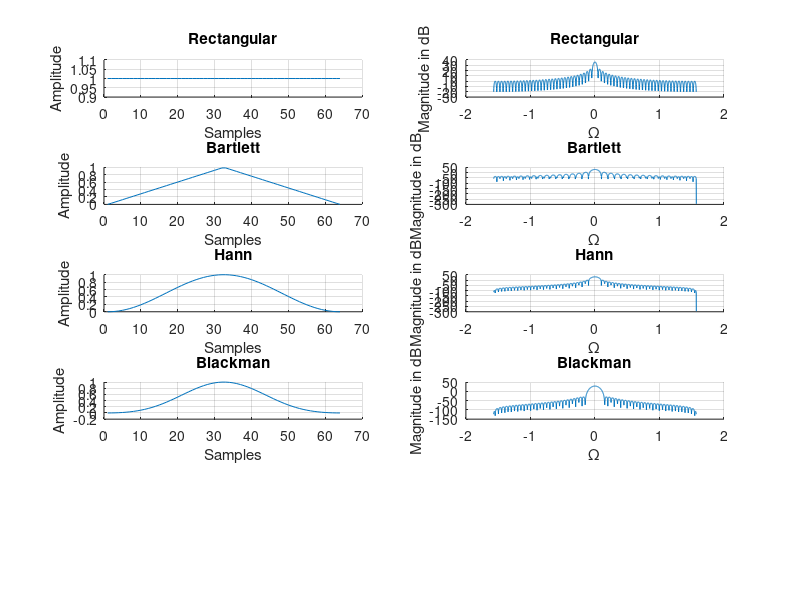
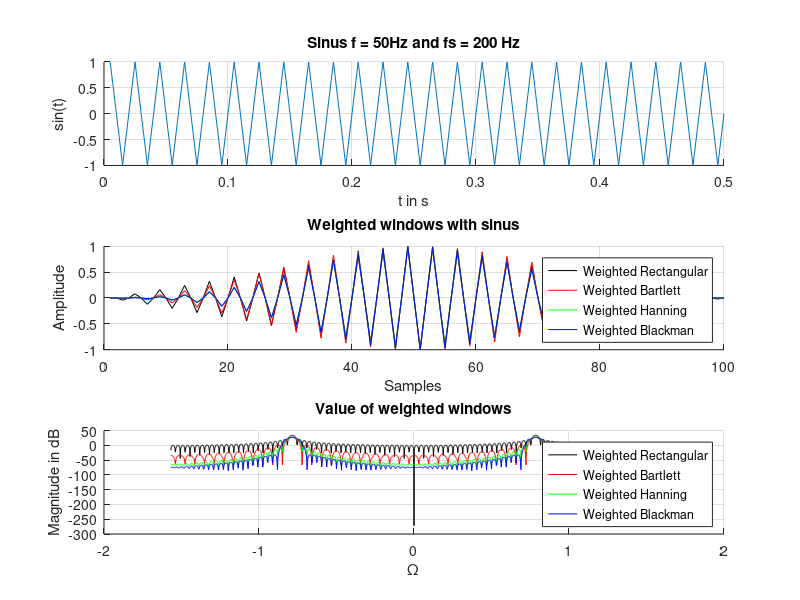
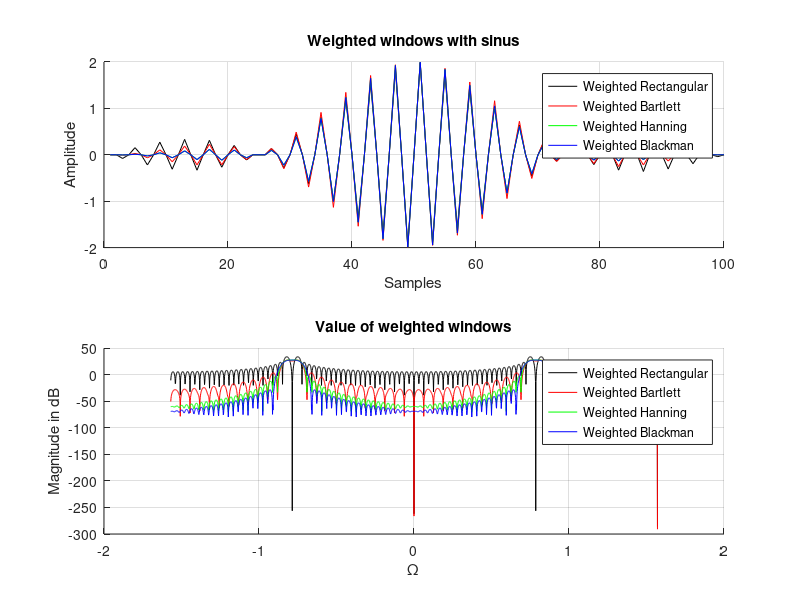
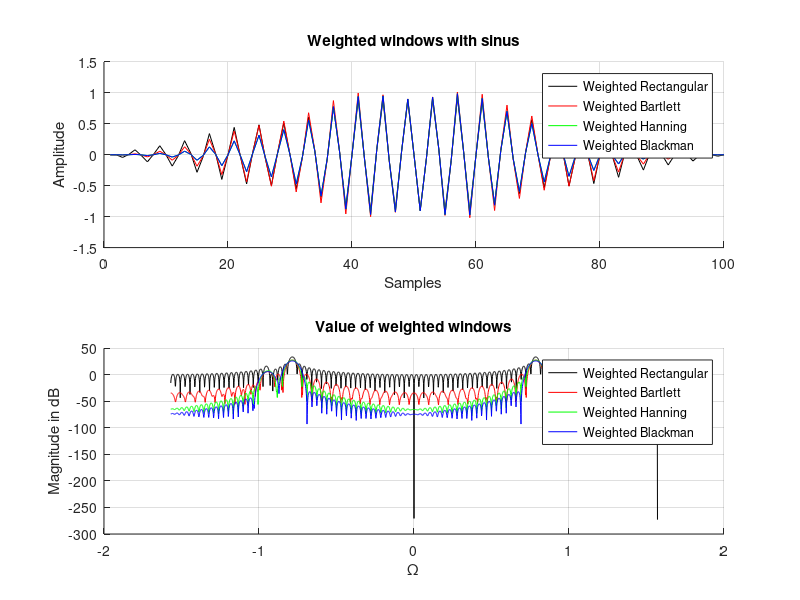

MATLAB code for these plots, in order:
clear
close all
clc 

pkg load signal

fs = 200;
f = 50;
dur = 0.5;
T = 1/fs;
fvec = T:T:dur;

N_w = 64;
N = 2048;
tt = -(-N/2:N/2-1)*pi/N;

rectWindow = rectwin(N_w);
bartlettWindow = bartlett(N_w);
hanningWindow = hann(N_w);
blackmanWindow = blackman(N_w);

fftRect = 20*log10(abs(fftshift(fft(rectWindow, N))));
fftBartlett = 20*log10(abs(fftshift(fft(bartlettWindow, N))));
fftHanning = 20*log10(abs(fftshift(fft(hanningWindow, N))));
fftBlackman = 20*log10(abs(fftshift(fft(blackmanWindow, N))));

% increase N_w for c)
N_w2 = 256
rectWindow2 = rectwin(N_w2);
bartlettWindow2 = bartlett(N_w2);
hanningWindow2 = hann(N_w2);
blackmanWindow2 = blackman(N_w2);

fftRect2 = 20*log10(abs(fftshift(fft(rectWindow2, N))));
fftBartlett2 = 20*log10(abs(fftshift(fft(bartlettWindow2, N))));
fftHanning2 = 20*log10(abs(fftshift(fft(hanningWindow2, N))));
fftBlackman2 = 20*log10(abs(fftshift(fft(blackmanWindow2, N))));

% create sin with 200 Hz and a duration of 0.5 seconds
xSin = sin(2 * pi * f * fvec);
N_sin = length(xSin);
sinRect = rectwin(N_sin);
sinBartlett = bartlett(N_sin);
sinHanning = hann(N_sin);
sinBlackman = blackman(N_sin);

% weighted signals
xSin_rectWindow = xSin .* sinRect';
xSin_bartlettWindow = xSin .* sinBartlett';
xSin_hanningWindow = xSin .* sinHanning';
xSin_blackmanWindow = xSin .* sinBlackman';

% value of weighted signals
fftRectWeighted = 20*log10(abs(fftshift(fft(xSin_rectWindow, N))));
fftBartlettWeighted = 20*log10(abs(fftshift(fft(xSin_bartlettWindow, N))));
fftHanningWeighted = 20*log10(abs(fftshift(fft(xSin_hanningWindow, N))));
fftBlackmanWeighted = 20*log10(abs(fftshift(fft(xSin_blackmanWindow, N))));

% more sinus signals
x1Sin = sin(2 * pi * 48 * fvec) + sin(2 * pi * 52 * fvec);
x2Sin = sin(2 * pi * 50 * fvec) + 0.1*sin(2 * pi * 60 * fvec); 

x1Sin_rectWindow = x1Sin .* sinRect';
x1Sin_bartlettWindow = x1Sin .* sinBartlett';
x1Sin_hanningWindow = x1Sin .* sinHanning';
x1Sin_blackmanWindow = x1Sin .* sinBlackman';

x2Sin_rectWindow = x2Sin .* sinRect';
x2Sin_bartlettWindow = x2Sin .* sinBartlett';
x2Sin_hanningWindow = x2Sin .* sinHanning';
x2Sin_blackmanWindow = x2Sin .* sinBlackman';

fftRectWeighted2 = 20*log10(abs(fftshift(fft(x1Sin_rectWindow, N))));
fftBartlettWeighted2 = 20*log10(abs(fftshift(fft(x1Sin_bartlettWindow, N))));
fftHanningWeighted2 = 20*log10(abs(fftshift(fft(x1Sin_hanningWindow, N))));
fftBlackmanWeighted2 = 20*log10(abs(fftshift(fft(x1Sin_blackmanWindow, N))));

fftRectWeighted3 = 20*log10(abs(fftshift(fft(x2Sin_rectWindow, N))));
fftBartlettWeighted3 = 20*log10(abs(fftshift(fft(x2Sin_bartlettWindow, N))));
fftHanningWeighted3 = 20*log10(abs(fftshift(fft(x2Sin_hanningWindow, N))));
fftBlackmanWeighted3 = 20*log10(abs(fftshift(fft(x2Sin_blackmanWindow, N))));

% Visualization
% a)
figure('name', 'Assignment 3 a) b)');
subplot(521); hold on; grid on;
plot(rectWindow);
title('Rectangular');
xlabel('Samples');
ylabel('Amplitude');

subplot(523); hold on; grid on;
plot(bartlettWindow);
title('Bartlett');
xlabel('Samples');
ylabel('Amplitude');

subplot(525); hold on; grid on;
plot(hanningWindow);
title('Hann');
xlabel('Samples');
ylabel('Amplitude');

subplot(527); hold on; grid on;
plot(blackmanWindow);
title('Blackman');
xlabel('Samples');
ylabel('Amplitude');

% b)

subplot(522); hold on; grid on;
plot(tt,fftRect);
title('Rectangular');
xlabel('\Omega');
ylabel('Magnitude in dB');

subplot(524); hold on; grid on;
plot(tt,fftBartlett);
title('Bartlett');
xlabel('\Omega');
ylabel('Magnitude in dB');

subplot(526); hold on; grid on;
plot(tt,fftHanning);
title('Hann');
xlabel('\Omega');
ylabel('Magnitude in dB');

subplot(528); hold on; grid on;
plot(tt,fftBlackman);
title('Blackman');
xlabel('\Omega');
ylabel('Magnitude in dB');

% d) and e)
% weighted signals
figure('name', 'Assignment 3 d) and e)');
subplot(311); hold on; grid on;
plot(fvec, xSin);
xlim([0,0.5]);
xlabel('t in s');
ylabel('sin(t)');
title('Sinus f = 50Hz and fs = 200 Hz');

subplot(312); hold on; grid on;
plot(xSin_bartlettWindow, 'color', 'k');

subplot(312); hold on; grid on;
plot(xSin_hanningWindow, 'color', 'r');

subplot(312); hold on; grid on;
plot(xSin_blackmanWindow, 'color', 'g');

subplot(312); hold on; grid on;
plot(xSin_blackmanWindow, 'color', 'b');
legend('Weighted Rectangular', 'Weighted Bartlett', 'Weighted Hanning', 'Weighted Blackman');
xlabel('Samples');
ylabel('Amplitude');
title('Weighted windows with sinus');

subplot(313); hold on; grid on;
plot(tt,fftRectWeighted, 'color', 'k');

subplot(313); hold on; grid on;
plot(tt,fftBartlettWeighted, 'color', 'r');

subplot(313); hold on; grid on;
plot(tt,fftHanningWeighted, 'color', 'g');

subplot(313); hold on; grid on;
plot(tt,fftBlackmanWeighted, 'color', 'b');
legend('Weighted Rectangular', 'Weighted Bartlett', 'Weighted Hanning', 'Weighted Blackman');
xlabel('\Omega');
ylabel('Magnitude in dB');
title('Value of weighted windows');

% f)
% weighted signals
figure('name', 'Assignment 3 f) i)');
subplot(211); hold on; grid on;
plot(x1Sin_bartlettWindow, 'color', 'k');

subplot(211); hold on; grid on;
plot(x1Sin_hanningWindow, 'color', 'r');

subplot(211); hold on; grid on;
plot(x1Sin_blackmanWindow, 'color', 'g');

subplot(211); hold on; grid on;
plot(x1Sin_blackmanWindow, 'color', 'b');
legend('Weighted Rectangular', 'Weighted Bartlett', 'Weighted Hanning', 'Weighted Blackman');
xlabel('Samples');
ylabel('Amplitude');
title('Weighted windows with sinus');

subplot(212); hold on; grid on;
plot(tt,fftRectWeighted2, 'color', 'k');

subplot(212); hold on; grid on;
plot(tt,fftBartlettWeighted2, 'color', 'r');

subplot(212); hold on; grid on;
plot(tt,fftHanningWeighted2, 'color', 'g');

subplot(212); hold on; grid on;
plot(tt,fftBlackmanWeighted2, 'color', 'b');
legend('Weighted Rectangular', 'Weighted Bartlett', 'Weighted Hanning', 'Weighted Blackman');
xlabel('\Omega');
ylabel('Magnitude in dB');
title('Value of weighted windows');

figure('name', 'Assignment 3 f) ii)');
subplot(211); hold on; grid on;
plot(x2Sin_bartlettWindow, 'color', 'k');

subplot(211); hold on; grid on;
plot(x2Sin_hanningWindow, 'color', 'r');

subplot(211); hold on; grid on;
plot(x2Sin_blackmanWindow, 'color', 'g');

subplot(211); hold on; grid on;
plot(x2Sin_blackmanWindow, 'color', 'b');
legend('Weighted Rectangular', 'Weighted Bartlett', 'Weighted Hanning', 'Weighted Blackman');
xlabel('Samples');
ylabel('Amplitude');
title('Weighted windows with sinus');

subplot(212); hold on; grid on;
plot(tt,fftRectWeighted3, 'color', 'k');

subplot(212); hold on; grid on;
plot(tt,fftBartlettWeighted3, 'color', 'r');

subplot(212); hold on; grid on;
plot(tt,fftHanningWeighted3, 'color', 'g');

subplot(212); hold on; grid on;
plot(tt,fftBlackmanWeighted3, 'color', 'b');
legend('Weighted Rectangular', 'Weighted Bartlett', 'Weighted Hanning', 'Weighted Blackman');
xlabel('\Omega');
ylabel('Magnitude in dB');
title('Value of weighted windows');

% c)
figure('name', 'Assignment 3 c)');
subplot(411); hold on; grid on;
plot(tt,fftRect2);
title('Rectangular');
xlabel('\Omega');
ylabel('Magnitude in dB');

subplot(412); hold on; grid on;
plot(tt,fftBartlett2);
title('Bartlett');
xlabel('\Omega');
ylabel('Magnitude in dB');

subplot(413); hold on; grid on;
plot(tt,fftHanning2);
title('Hann');
xlabel('\Omega');
ylabel('Magnitude in dB');

subplot(414); hold on; grid on;
plot(tt,fftBlackman2);
title('Blackman');
xlabel('\Omega');
ylabel('Magnitude in dB');